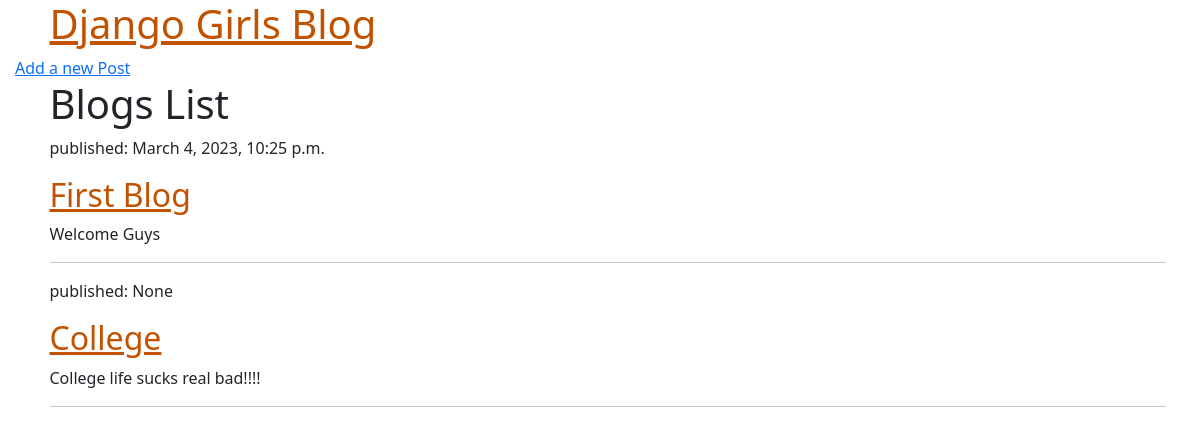
Before: / with the older database file.
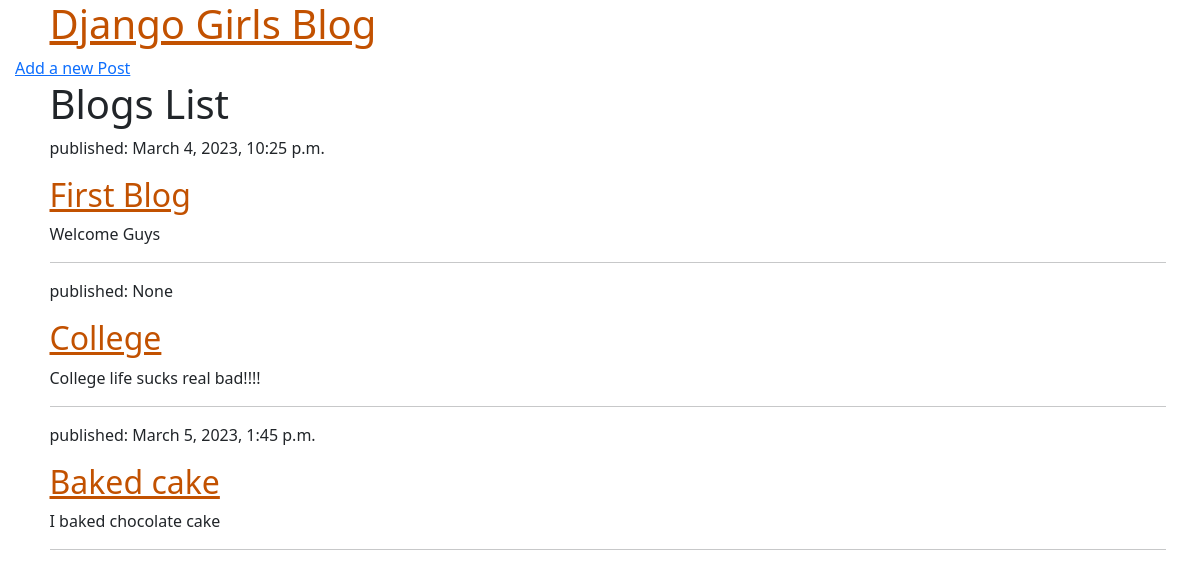
After: the same page with the newer database file.
### blog/models.py (models this page shows, shortened)
class Post(models.Model):
	author = models.ForeignKey(settings.AUTH_USER_MODEL, on_delete=models.CASCADE)
	title = models.CharField(max_length=200)
	text = models.TextField()
	create_date = models.DateTimeField(default=timezone.now)
	published_date = models.DateTimeField(blank=True, null=True)

### blog/views.py (the view)
# urls.py: path('', views.post_list, name='post_list'),
def post_list(request):
    post = Post.objects.all()
    return render(request, 'blog/post_list.html', {'posts': post})

### blog/templates/blog/post_list.html
{% extends 'blog/base.html' %}
{% block content %}
	<div class="page-header">
		<h1>Blogs List</h1>
	</div>
	{% for post in posts %}
		<div class="post">
			<p class="date">published: {{ post.published_date }}</p>
			<h2><a href="{% url 'post_detail' pk=post.pk %}">{{ post.title }}</a></h2>
			<p>{{ post.text|linebreaksbr }}</p>
			<hr>
		</div>
	{% endfor %}
{% endblock %}

### blog/templates/blog/base.html (shortened to what this page needs)
{% load static %}
<!DOCTYPE html>
<html>
	<head>
		<link rel="stylesheet" href="https://cdn.jsdelivr.net/npm/bootstrap@5.1.3/dist/css/bootstrap.min.css">
		<link rel="stylesheet" href="{% static 'css/blog.css' %}">
	</head>
	<body>
		<header class="page-header">
			<div class="container">
				<h1><a href="/">Django Girls Blog</a></h1>
			</div>
			<a href="{% url 'post_new' %}" class="top-menu">
				Add a new Post
			</a>
		  </header>
		<main class="container">
			<div class="row">
				<div class="col">
					{% block content %}
					{% endblock %}
				</div>
			</div>
	</body>
</html>

### blog/static/css/blog.css (style rules this page uses)
h1 a, h2 a { color: #C25100; }
body { padding-left: 15px; }

Changed rows visible on the page:
added Post: published_date "March 5, 2023, 1:45 p.m.", title "Baked cake", text "I baked chocolate cake"
